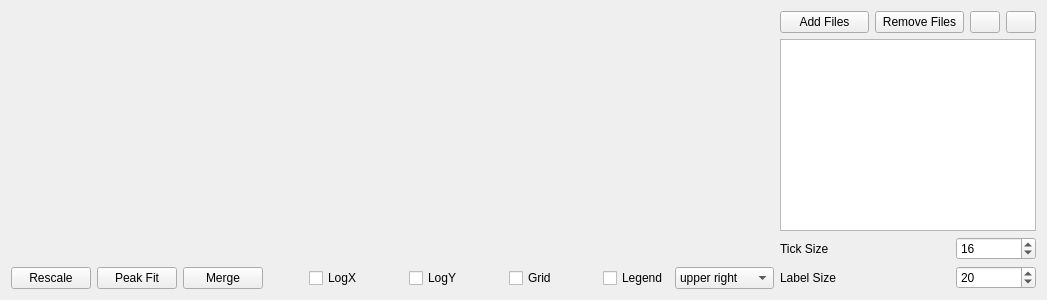
       <widget class="QWidget" name="tab_3">
        <attribute name="title">
         <string>Plot</string>
        </attribute>
        <layout class="QGridLayout" name="gridLayout">
         <item row="0" column="0">
          <layout class="QHBoxLayout" name="horizontalLayout_50">
           <item>
            <layout class="QVBoxLayout" name="verticalLayout_16">
             <item>
              <widget class="MplWidget" name="PlotMplWidget" native="true">
               <property name="sizePolicy">
                <sizepolicy hsizetype="Expanding" vsizetype="Expanding">
                 <horstretch>0</horstretch>
                 <verstretch>0</verstretch>
                </sizepolicy>
               </property>
              </widget>
             </item>
             <item>
              <layout class="QHBoxLayout" name="horizontalLayout_30">
               <item>
                <widget class="QPushButton" name="plotRSPushButton">
                 <property name="text">
                  <string>Rescale</string>
                 </property>
                </widget>
               </item>
               <item>
                <widget class="QPushButton" name="plotPFPushButton">
                 <property name="text">
                  <string>Peak Fit</string>
                 </property>
                </widget>
               </item>
               <item>
                <widget class="QPushButton" name="mergePushButton">
                 <property name="text">
                  <string>Merge</string>
                 </property>
                </widget>
               </item>
               <item>
                <spacer name="horizontalSpacer_42">
                 <property name="orientation">
                  <enum>Qt::Horizontal</enum>
                 </property>
                 <property name="sizeHint" stdset="0">
                  <size>
                   <width>40</width>
                   <height>20</height>
                  </size>
                 </property>
                </spacer>
               </item>
               <item>
                <widget class="QCheckBox" name="plotLogXCheckBox">
                 <property name="text">
                  <string>LogX</string>
                 </property>
                </widget>
               </item>
               <item>
                <spacer name="horizontalSpacer_43">
                 <property name="orientation">
                  <enum>Qt::Horizontal</enum>
                 </property>
                 <property name="sizeHint" stdset="0">
                  <size>
                   <width>40</width>
                   <height>20</height>
                  </size>
                 </property>
                </spacer>
               </item>
               <item>
                <widget class="QCheckBox" name="plotLogYCheckBox">
                 <property name="text">
                  <string>LogY</string>
                 </property>
                </widget>
               </item>
               <item>
                <spacer name="horizontalSpacer_44">
                 <property name="orientation">
                  <enum>Qt::Horizontal</enum>
                 </property>
                 <property name="sizeHint" stdset="0">
                  <size>
                   <width>40</width>
                   <height>20</height>
                  </size>
                 </property>
                </spacer>
               </item>
               <item>
                <widget class="QCheckBox" name="plotGridCheckBox">
                 <property name="text">
                  <string>Grid</string>
                 </property>
                </widget>
               </item>
               <item>
                <spacer name="horizontalSpacer_45">
                 <property name="orientation">
                  <enum>Qt::Horizontal</enum>
                 </property>
                 <property name="sizeHint" stdset="0">
                  <size>
                   <width>40</width>
                   <height>20</height>
                  </size>
                 </property>
                </spacer>
               </item>
               <item>
                <widget class="QCheckBox" name="plotLegendCheckBox">
                 <property name="text">
                  <string>Legend</string>
                 </property>
                </widget>
               </item>
               <item>
                <widget class="QComboBox" name="plotLegendLocComboBox">
                 <item>
                  <property name="text">
                   <string>upper right</string>
                  </property>
                 </item>
                 <item>
                  <property name="text">
                   <string>upper left</string>
                  </property>
                 </item>
                 <item>
                  <property name="text">
                   <string>lower left</string>
                  </property>
                 </item>
                 <item>
                  <property name="text">
                   <string>lower right</string>
                  </property>
                 </item>
                 <item>
                  <property name="text">
                   <string>right</string>
                  </property>
                 </item>
                 <item>
                  <property name="text">
                   <string>center left</string>
                  </property>
                 </item>
                 <item>
                  <property name="text">
                   <string>center right</string>
                  </property>
                 </item>
                 <item>
                  <property name="text">
                   <string>lower center</string>
                  </property>
                 </item>
                 <item>
                  <property name="text">
                   <string>upper center</string>
                  </property>
                 </item>
                 <item>
                  <property name="text">
                   <string>center</string>
                  </property>
                 </item>
                </widget>
               </item>
              </layout>
             </item>
            </layout>
           </item>
           <item>
            <layout class="QVBoxLayout" name="verticalLayout_17">
             <item>
              <layout class="QHBoxLayout" name="horizontalLayout_31">
               <item>
                <widget class="QPushButton" name="plotAddFilePushButton">
                 <property name="sizePolicy">
                  <sizepolicy hsizetype="Preferred" vsizetype="Fixed">
                   <horstretch>0</horstretch>
                   <verstretch>0</verstretch>
                  </sizepolicy>
                 </property>
                 <property name="text">
                  <string>Add Files</string>
                 </property>
                </widget>
               </item>
               <item>
                <widget class="QPushButton" name="plotRemoveFilePushButton">
                 <property name="sizePolicy">
                  <sizepolicy hsizetype="Preferred" vsizetype="Fixed">
                   <horstretch>0</horstretch>
                   <verstretch>0</verstretch>
                  </sizepolicy>
                 </property>
                 <property name="text">
                  <string>Remove Files</string>
                 </property>
                </widget>
               </item>
               <item>
                <widget class="QPushButton" name="plotMoveUpPushButton">
                 <property name="maximumSize">
                  <size>
                   <width>30</width>
                   <height>16777215</height>
                  </size>
                 </property>
                 <property name="text">
                  <string/>
                 </property>
                </widget>
               </item>
               <item>
                <widget class="QPushButton" name="plotMoveDownPushButton">
                 <property name="maximumSize">
                  <size>
                   <width>30</width>
                   <height>16777215</height>
                  </size>
                 </property>
                 <property name="text">
                  <string/>
                 </property>
                </widget>
               </item>
              </layout>
             </item>
             <item>
              <widget class="QListWidget" name="plotFileListWidget">
               <property name="sizePolicy">
                <sizepolicy hsizetype="Minimum" vsizetype="Expanding">
                 <horstretch>0</horstretch>
                 <verstretch>0</verstretch>
                </sizepolicy>
               </property>
               <property name="selectionMode">
                <enum>QAbstractItemView::ExtendedSelection</enum>
               </property>
              </widget>
             </item>
             <item>
              <layout class="QHBoxLayout" name="horizontalLayout_49">
               <item>
                <widget class="QLabel" name="label_31">
                 <property name="text">
                  <string>Tick Size</string>
                 </property>
                </widget>
               </item>
               <item>
                <widget class="QSpinBox" name="onedTickSizeSpinBox">
                 <property name="maximumSize">
                  <size>
                   <width>80</width>
                   <height>16777215</height>
                  </size>
                 </property>
                 <property name="minimum">
                  <number>1</number>
                 </property>
                 <property name="value">
                  <number>16</number>
                 </property>
                </widget>
               </item>
              </layout>
             </item>
             <item>
              <layout class="QHBoxLayout" name="horizontalLayout_48">
               <item>
                <widget class="QLabel" name="label_30">
                 <property name="text">
                  <string>Label Size</string>
                 </property>
                </widget>
               </item>
               <item>
                <widget class="QSpinBox" name="onedLabelSizeSpinBox">
                 <property name="maximumSize">
                  <size>
                   <width>80</width>
                   <height>16777215</height>
                  </size>
                 </property>
                 <property name="minimum">
                  <number>1</number>
                 </property>
                 <property name="singleStep">
                  <number>1</number>
                 </property>
                 <property name="value">
                  <number>20</number>
                 </property>
                </widget>
               </item>
              </layout>
             </item>
            </layout>
           </item>
          </layout>
         </item>
        </layout>
       </widget>
